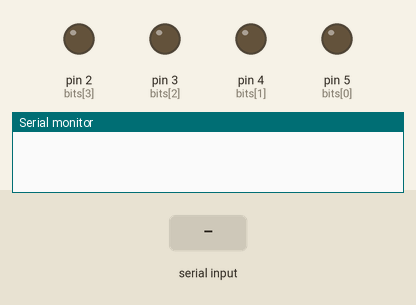
Simulated run of this sketch. Board: Arduino Uno, built with avr-gcc and run on an emulated ATmega328P. On the bench: output pins drawn as LEDs (lit = HIGH), the last lines printed to the serial monitor. The test bench sets the inputs (shaded band).

Above: at 1.2 s.
1.3 s: "90,45\n" received over Serial
At 1.9 s:
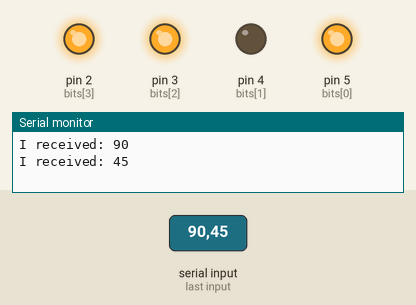
3.8 s: "30,150\n" received over Serial
At 4.6 s:
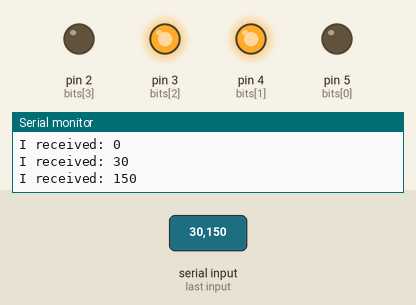
6.3 s: "5\n" received over Serial
At 6.7 s:
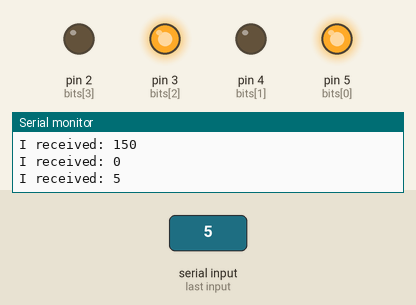
8.8 s: "200\n" received over Serial
At 9.6 s:
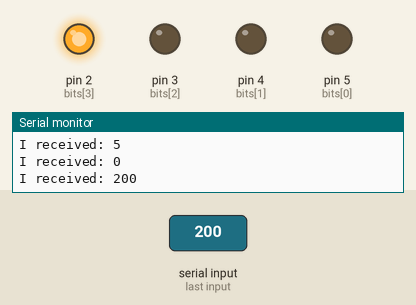
11.3 s: "90\n" received over Serial
At 11.8 s:
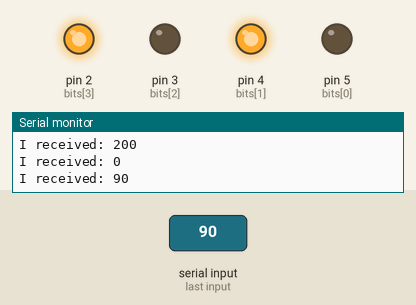
Timing chart, 0 to 14.3 s (numbered marks = the images above; inputs shaded):
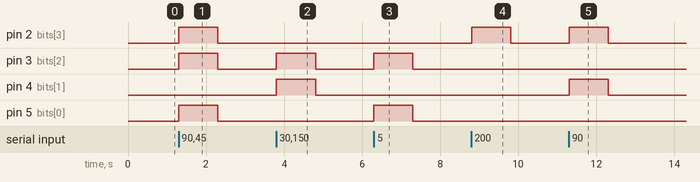

The sketch:

bits.ino
```cpp
int bits[4] = {5,4,3,2};
const int NUMBER_OF_BITS = 4;
int input = 0;
int mask;

void setup() {
  // put your setup code here, to run once:
  Serial.begin(9600);
  for(int i = 0; i < NUMBER_OF_BITS; i++)
  {
    pinMode(bits[i], OUTPUT);
  }
}

void loop() {
  // put your main code here, to run repeatedly:
  while (Serial.available() > 0)
  {
    input = Serial.parseInt();
    // say what you got:
    Serial.print("I received: ");
    Serial.println(input);
    mask = 1;
    for(int i = 0; i < NUMBER_OF_BITS; i++)
    {
      if(input & mask)
      {
        digitalWrite(bits[i], HIGH);
      }
      else
      {
        digitalWrite(bits[i], LOW);
      }
      mask <<= 1;
    }
  }
}
```

Measured:
- after the input at 1.3 s, pin 2 (bits[3]), pin 3 (bits[2]), pin 5 (bits[0]): LOW → HIGH at once, → LOW 1.0 s later
- after the input at 3.8 s, pin 3 (bits[2]), pin 4 (bits[1]): LOW → HIGH at once, → LOW 1.0 s later
- after the input at 6.3 s, pin 3 (bits[2]), pin 5 (bits[0]): LOW → HIGH at once, → LOW 1.0 s later
- after the input at 8.8 s, pin 2 (bits[3]): LOW → HIGH at once, → LOW 1.0 s later
- after the input at 11.3 s, pin 2 (bits[3]), pin 4 (bits[1]): LOW → HIGH at once, → LOW 1.0 s later
